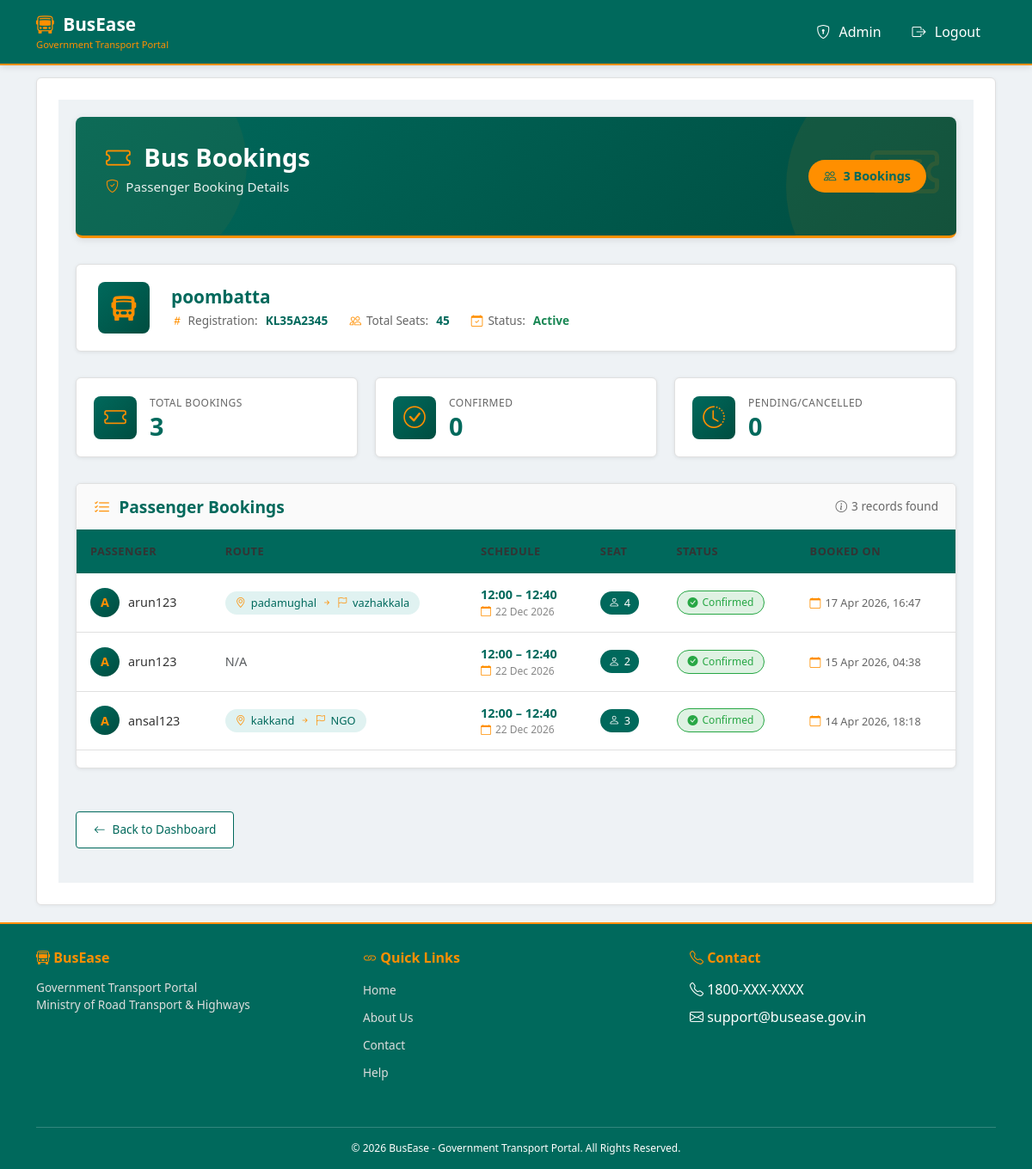
/admin_app/bus/18/bookings/ (signed in), run on an earlier commit of the app's database.
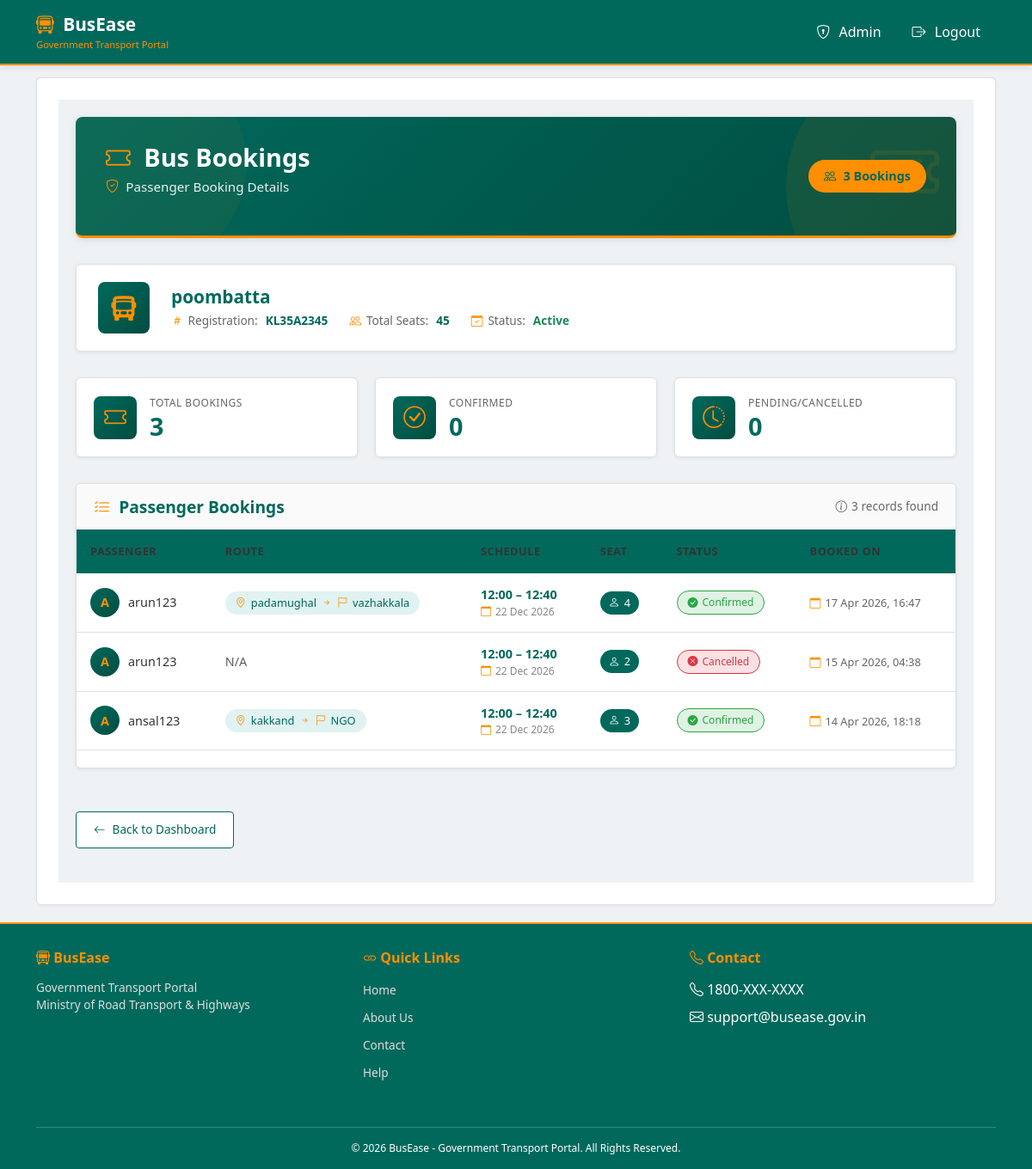
And on a later commit of the database.
### traveller/models.py (models this page shows, shortened)
class Booking(models.Model):
    traveller = models.ForeignKey(
        settings.AUTH_USER_MODEL,
        on_delete=models.CASCADE,
        related_name="bookings"
    )
    bus = models.ForeignKey(
        Bus,
        on_delete=models.CASCADE,
        related_name="bookings"
    )
    schedule = models.ForeignKey(
        BusSchedule,
        on_delete=models.CASCADE,
        related_name="bookings",
        null=True,
        blank=True
    )
    seat_number = models.PositiveIntegerField()
    from_stop = models.ForeignKey(
        RouteStop,
        on_delete=models.CASCADE,
        related_name="bookings_from",
        null=True,
        blank=True
    )
    to_stop = models.ForeignKey(
        RouteStop,
        on_delete=models.CASCADE,
        related_name="bookings_to",
        null=True,
        blank=True
    )
    booking_date = models.DateTimeField(auto_now_add=True)
    status = models.CharField(max_length=20, default="Confirmed")
    total_fare = models.DecimalField(
        max_digits=8,
        decimal_places=2,
        default=0
    )
    payment_id = models.CharField(
        max_length=100,
        blank=True,
        null=True,
        help_text="Razorpay payment ID"
    )
    payment_status = models.CharField(
        max_length=20,
        default='Pending',
        choices=[
            ('Pending', 'Pending'),
            ('Paid', 'Paid'),
            ('Failed', 'Failed'),
            ('Refunded', 'Refunded')
        ]
    )
    payment_amount = models.DecimalField(
        max_digits=8,
        decimal_places=2,
        default=0,
        help_text="Amount paid"
    )
    payment_date = models.DateTimeField(
        auto_now_add=True,
        null=True,
        blank=True
    )
    razorpay_order_id = models.CharField(
        max_length=100,
        blank=True,
        null=True,
        help_text="Razorpay order ID"
    )
    payment_method = models.CharField(
        max_length=50,
        blank=True,
        null=True,
        help_text="Payment method used"
    )
    payment_response = models.TextField(
        blank=True,
        null=True,
        help_text="Full payment response from Razorpay"
    )
    class Meta:
     ordering = ["-booking_date"]

### main/models.py (models this page shows, shortened)
class User(AbstractUser):
    ROLE_CHOICES = [
        ('admin', 'RTO Admin'),
        ('owner', 'Bus Owner'),
        ('traveller', 'Traveller'),
        ('conductor', 'Bus Conductor'),  # Add this line
    ]
    role = models.CharField(max_length=20, choices=ROLE_CHOICES, default='traveller')
    email = models.EmailField(blank=True, null=True)
    USERNAME_FIELD = 'username'
    REQUIRED_FIELDS = ['email']
    objects = UserManager()

### bus_owner/models.py (models this page shows, shortened)
class BusSchedule(models.Model):
    bus = models.ForeignKey('Bus', on_delete=models.CASCADE, related_name='schedules')
    route = models.ForeignKey('Route', on_delete=models.CASCADE, related_name='schedules')
    departure_time = models.DateTimeField()
    arrival_time = models.DateTimeField()
    fare = models.DecimalField(max_digits=8, decimal_places=2)
    active = models.BooleanField(default=True)
    class Meta:
        ordering = ['departure_time']
        verbose_name = "Bus Schedule"
        verbose_name_plural = "Bus Schedules"

### admin_app/views.py (the view)
# urls.py: path('bus/<int:bus_id>/bookings/', views.admin_view_bookings, name='admin_view_bookings'),
@login_required
@user_passes_test(superuser_required)
def admin_view_bookings(request, bus_id):
    bus = get_object_or_404(Bus, id=bus_id)
    bookings = Booking.objects.filter(bus=bus)
    return render(request, "admin_app/admin_view_bookings.html", {
        "bus": bus,
        "bookings": bookings
    })

### admin_app/views.py (called while the page is built)
def superuser_required(user):
    return user.is_superuser

### admin_app/templates/admin_app/admin_view_bookings.html (shortened to what the changed rows need)
{% extends 'base.html' %}
{% block content %}
<div class="gov-bookings-page">
  <div class="gov-container">
    <div class="gov-hero-section">
      <div class="gov-hero-content">
        <div>
          <h1 class="gov-hero-title">
            <i class="bi bi-ticket"></i> Bus Bookings
          </h1>
        </div>
      </div>
    </div>
    <div class="gov-bus-info-card">
      <div class="gov-bus-details">
        <h2 class="gov-bus-name">{{ bus.bus_name }}</h2>
      </div>
    </div>
    <div class="gov-main-card">
      {% if bookings %}
        <div class="gov-table-container">
          <table class="gov-table">
            <thead>
              <tr>
                <th>Passenger</th>
                <th>Route</th>
                <th>Schedule</th>
                <th>Seat</th>
                <th>Status</th>
                <th>Booked On</th>
              </tr>
            </thead>
            <tbody>
              {% for b in bookings %}
              <tr>
                <td>
                  <div class="gov-traveller-info">
                    <div class="gov-traveller-avatar">
                      {{ b.traveller.username|slice:":1"|upper }}
                    </div>
                    <span class="gov-traveller-name">{{ b.traveller.username }}</span>
                  </div>
                </td>
                <td>
                  {% if b.from_stop and b.to_stop %}
                    <span class="gov-route-badge">
                      <i class="bi bi-geo-alt"></i>
                      {{ b.from_stop.stop_name|truncatechars:15 }}
                      <i class="bi bi-arrow-right-short"></i>
                      <i class="bi bi-flag"></i>
                      {{ b.to_stop.stop_name|truncatechars:15 }}
                    </span>
                  {% else %}
                    <span class="text-muted">N/A</span>
                  {% endif %}
                </td>
                <td>
                  {% if b.schedule %}
                    <div>
                      <div class="gov-schedule-time">{{ b.schedule.departure_time|date:"H:i" }} – {{ b.schedule.arrival_time|date:"H:i" }}</div>
                      <div class="gov-schedule-date">
                        <i class="bi bi-calendar"></i>
                        {{ b.schedule.departure_time|date:"d M Y" }}
                      </div>
                    </div>
                  {% else %}
                    <span class="text-muted">N/A</span>
                  {% endif %}
                </td>
                <td>
                  <span class="gov-seat-badge">
                    <i class="bi bi-person"></i>
                    {{ b.seat_number }}
                  </span>
                </td>
                <td>
                  {% if b.status == "Confirmed" %}
                    <span class="gov-status-badge gov-status-confirmed">
                      <i class="bi bi-check-circle-fill"></i> Confirmed
                    </span>
                  {% elif b.status == "Pending" %}
                    <span class="gov-status-badge gov-status-pending">
                      <i class="bi bi-clock-fill"></i> Pending
                    </span>
                  {% elif b.status == "Cancelled" %}
                    <span class="gov-status-badge gov-status-cancelled">
                      <i class="bi bi-x-circle-fill"></i> Cancelled
                    </span>
                  {% else %}
                    <span class="gov-status-badge">{{ b.status }}</span>
                  {% endif %}
                </td>
                <td>
                  <span class="gov-date-badge">
                    <i class="bi bi-calendar"></i>
                    {{ b.booking_date|date:"d M Y, H:i" }}
                  </span>
                </td>
              </tr>
              {% endfor %}
            </tbody>
          </table>
        </div>
      {% endif %}
    </div>
  </div>
</div>
{% endblock %}

What changed in the data, as far as the page shows it:
changed Booking "15 Apr 2026, 04:38": status "Confirmed" → "Cancelled"
